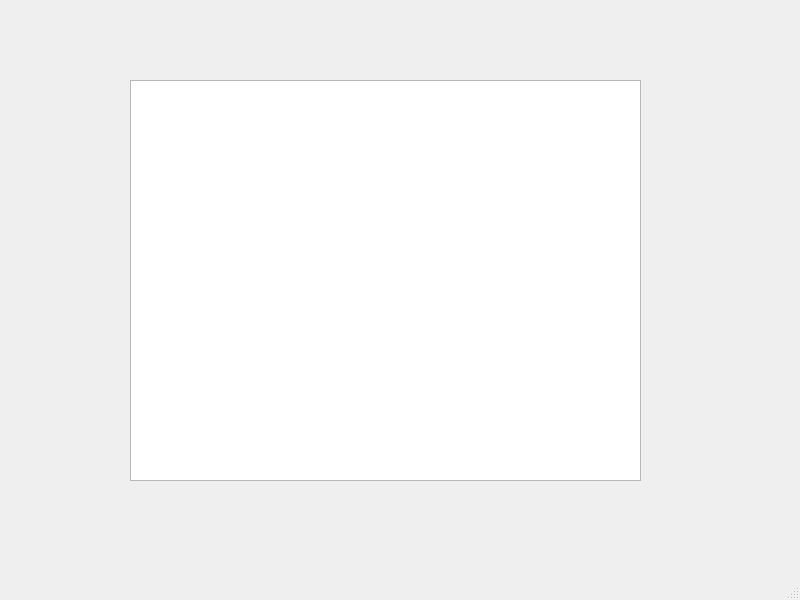
<?xml version="1.0" encoding="UTF-8"?>
<ui version="4.0">
 <class>MainWindow</class>
 <widget class="QMainWindow" name="MainWindow">
  <property name="geometry">
   <rect>
    <x>0</x>
    <y>0</y>
    <width>800</width>
    <height>600</height>
   </rect>
  </property>
  <property name="windowTitle">
   <string>MainWindow</string>
  </property>
  <widget class="QWidget" name="centralwidget">
   <widget class="QGraphicsView" name="View">
    <property name="geometry">
     <rect>
      <x>130</x>
      <y>80</y>
      <width>511</width>
      <height>401</height>
     </rect>
    </property>
   </widget>
  </widget>
  <widget class="QMenuBar" name="menubar">
   <property name="geometry">
    <rect>
     <x>0</x>
     <y>0</y>
     <width>800</width>
     <height>26</height>
    </rect>
   </property>
  </widget>
  <widget class="QStatusBar" name="statusbar"/>
 </widget>
 <resources/>
 <connections/>
</ui>
